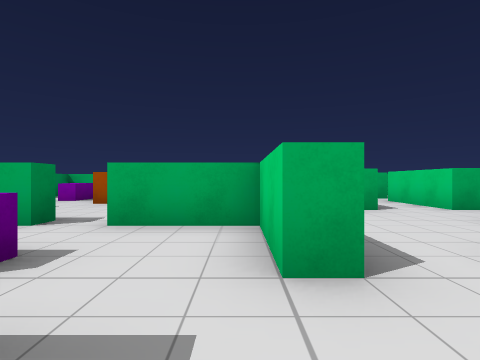
View 1 (above)

22 first-person views from a walk through a 3-D level made in the Unity game engine. The camera is 1.2 m above the floor, looks level and sees 80° across. The floor is counted in squares, 2 m on a side. Each view is taken from the middle of a square. On the plan, view 1 faces up. The plan holds only what a view shows up to about 9 squares ahead; the rest is blank. The place goes on beyond the plan. The player is left out. Some surface patterns are stand-ins.

View 2
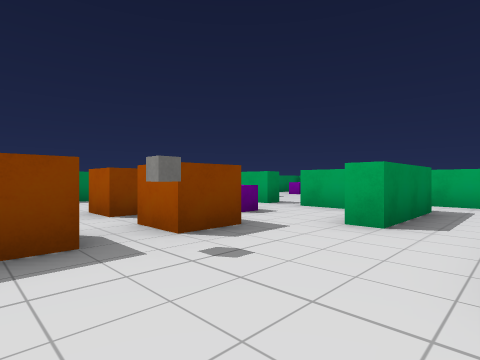

View 3
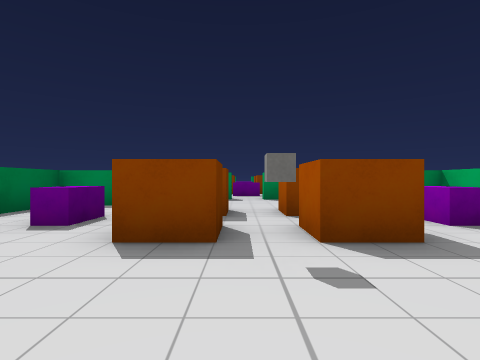

View 4
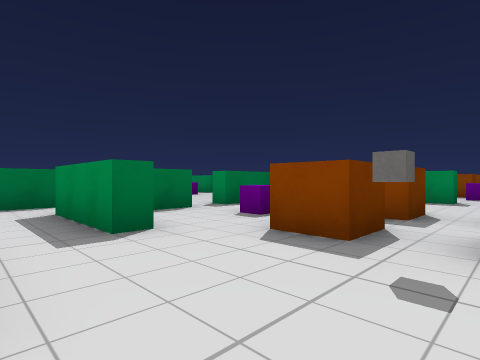

View 5
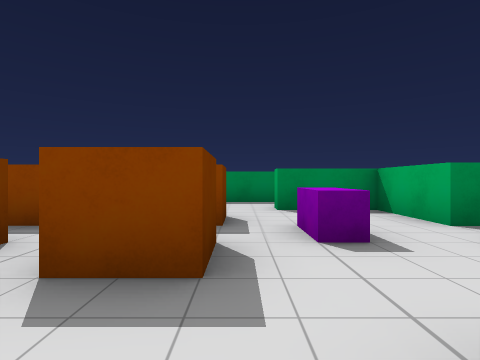

View 6
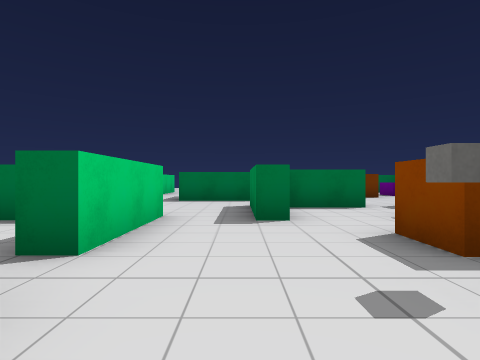

View 7
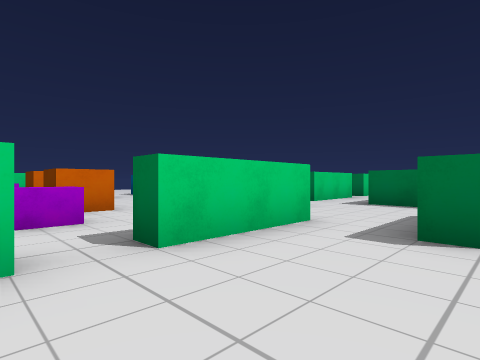

View 8
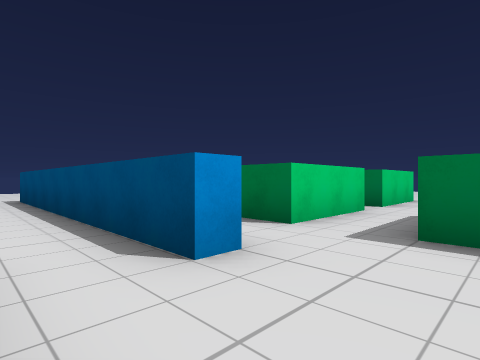

View 9
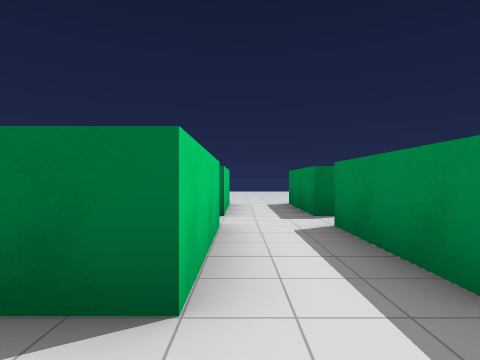

View 10
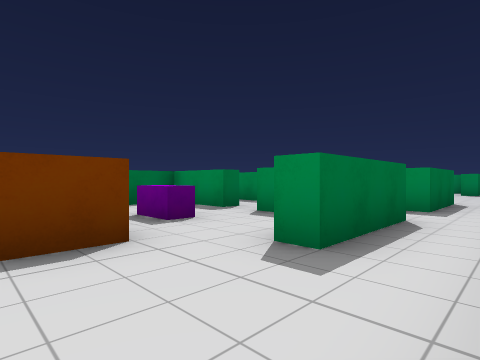

View 11
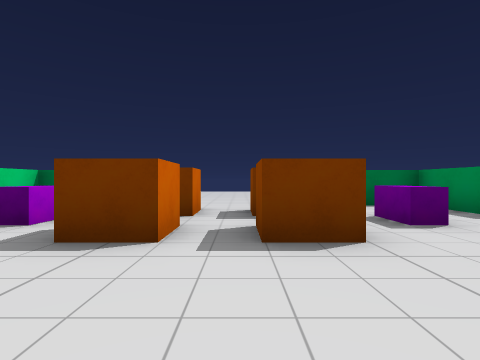

View 12
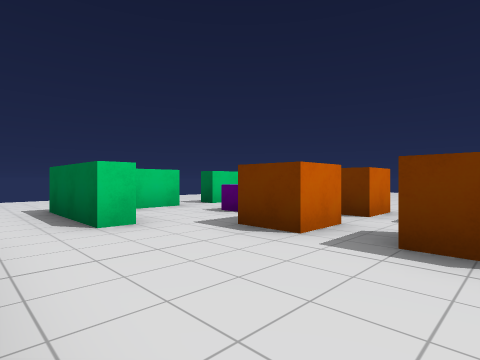

View 13
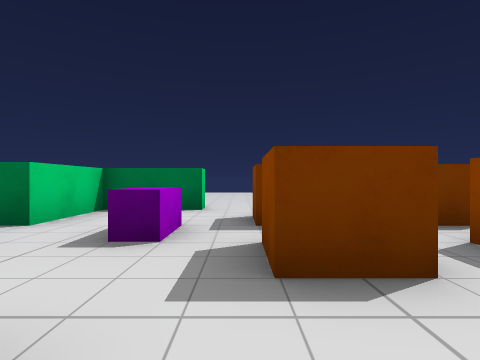

View 14
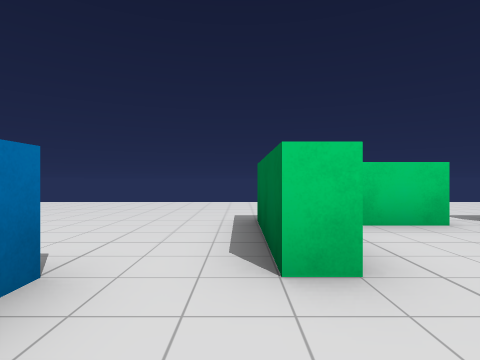

View 15
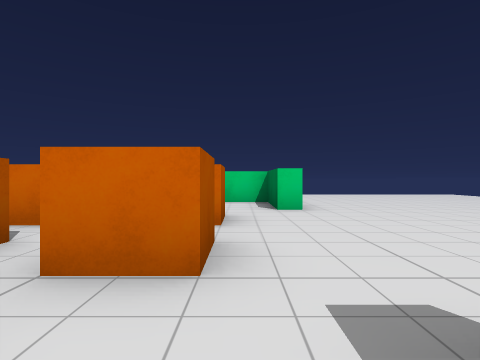

View 16
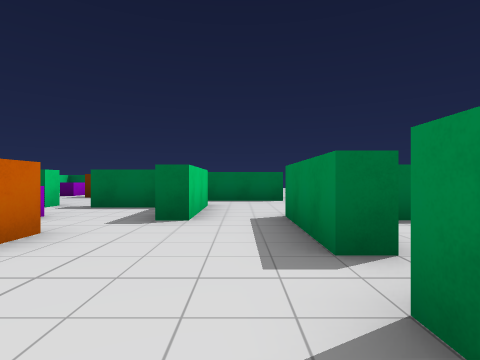

View 17
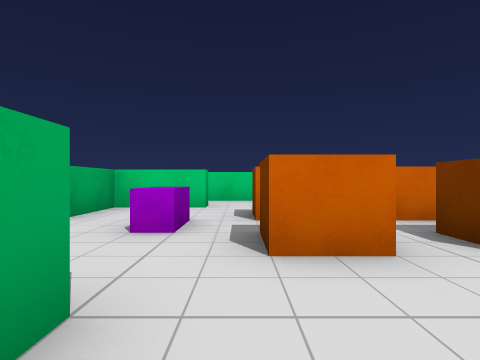

View 18
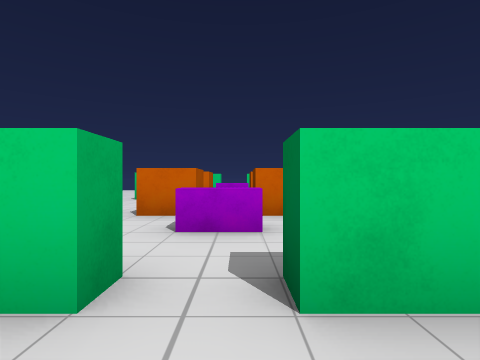

View 19
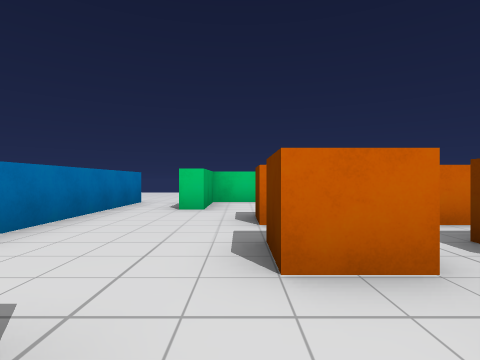

View 20
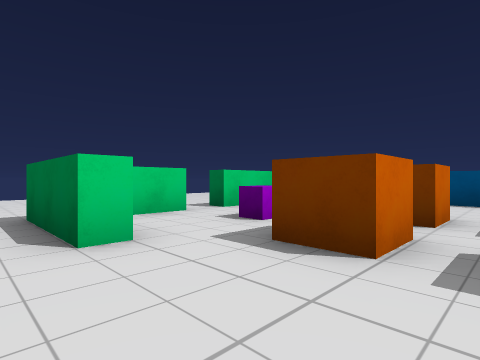

View 21
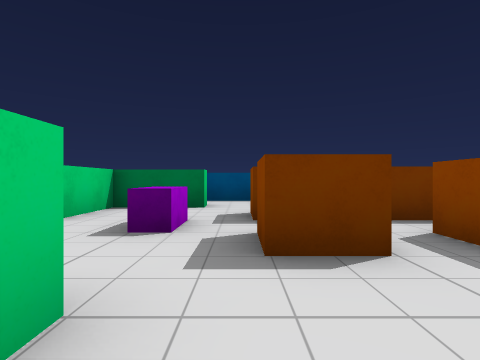

View 22
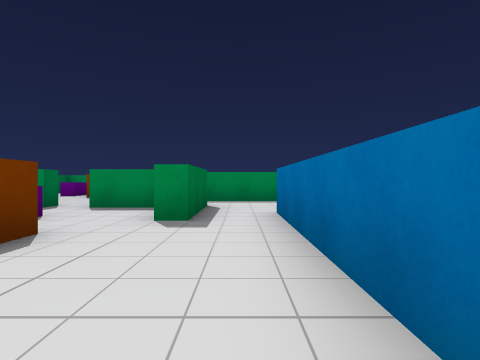

### Floor plan
Points are (right, up) in squares from view 1. A wall is a line through its corners. A room is listed if a view was taken in it or the views show most of it. See-through windows are left out.
Room 1 (views 1, 2, 3, 4, 5, 6, 7, 8, 16, 17, 18)
walls: (0.2, -3.3) (0.8, -3.3) (0.8, -4.5); (0.8, 1.7) (0.3, 1.7) (0.3, 3.7) (-1.8, 3.7); (-5.2, -3.3) (-4.8, -3.3); (-4.7, -4) (-4.7, -5.3) (-2.7, -5.3); (-2.7, 3.7) (-4.7, 3.7) (-4.7, 1.7) (-5.1, 1.7); (-1.7, -5.8) (-1.7, -5.3) (0, -5.3); (2.8, -0.3) (2.3, -0.3) (2.3, 2.2); (2.3, -3.9) (2.3, -1.3); (-7.4, -1.3) (-6.8, -1.3) (-6.8, -3.7); (-6.8, 2) (-6.8, -0.4)
ways out: opening at (2.5, -5) to room 2; opening at (3, -1) to room 4; opening at (4, -4) to room 4; opening at (2, 2) to room 5; opening at (-7, -1); opening at (-6, -3); opening at (-6, 2); opening at (-2, -5); opening at (-2, 4)
objects: orange block (-3, -2); orange block (-3, 0); purple block (-2, -3); purple block (-2, 2); orange block (-1, -2); orange block (-1, 0)
Room 2 (view 9)
walls: (4.3, -9.9) (4.3, -7.3); (3.8, -5.9) (3.8, -5.3); (2.8, -10.7) (2.8, -13.2); (0.2, -7.3) (2.8, -7.3) (2.8, -9.7); (0.8, -4.5) (0.8, -5.7); (4.3, -13.2) (4.3, -10.8)
ways out: opening at (2.5, -5) to room 1; opening at (5, -10) to room 3; opening at (5.5, -6) to room 3; opening at (1, -6); opening at (3, -10)
Room 3 (views 10, 11, 12, 13, 14, 15)
walls: (11.8, -7.9) (11.8, -7.3); (4.8, -9.2) (4.8, -9.7); (11.8, -13.4) (11.8, -12.8) (13.8, -12.8) (13.8, -10.8); (4.3, -10.8) (4.8, -10.8) (4.8, -12.8) (6.1, -12.8); (13.8, -9.9) (13.8, -8.6); (4.3, -7.3) (6.8, -7.3) (6.8, -7.9)
ways out: opening at (5, -10) to room 2; opening at (5.5, -6) to room 2; opening at (11, -6); opening at (14, -10)
objects: purple block (7, -10); orange block (8, -11); orange block (8, -9); orange block (10, -11); orange block (10, -9); purple block (12, -10)
Room 4 (views 19, 20, 21, 22)
walls: (9.8, -3.3) (11.8, -3.3) (11.8, -1.3); (2.8, 1.1) (2.8, -0.3); (2.3, -1.3) (2.9, -1.3); (3.5, 2.2) (4.8, 2.2) (4.8, 1.6); (11.8, -0.4) (11.8, 1.7) (9.8, 1.7) (9.8, 2.2); (9.4, 3.7) (3.7, 3.7); (3.8, -5.3) (9.5, -5.3)
ways out: opening at (3, -1) to room 1; opening at (4, -4) to room 1; opening at (4, 3) to room 5; opening at (10.5, -4); opening at (10.5, 3); opening at (12, -1)
objects: purple block (5, -1); orange block (6, -2); orange block (6, 0); orange block (8, -2); orange block (8, 0); purple block (10, -1)
Room 5 (no view inside)
walls: (2.3, 2.2) (3.5, 2.2); (0.8, 4.3) (0.8, 1.7)
ways out: opening at (2, 2) to room 1; opening at (4, 3) to room 4; opening at (2.5, 4)

Where each view was taken, in squares from view 1:
view 1: 0 up, 0 right, facing up
view 2: 2 down, 2 right, facing up-left
view 3: 1 down, 2 right, facing left
view 4: 0 up, 2 right, facing down-left
view 5: 1 up, 1 right, facing left
view 6: 1 up, 1 right, facing down
view 7: 0 up, 0 right, facing down-right
view 8: 4 down, 2 right, facing down-right
view 9: 6 down, 4 right, facing down
view 10: 6 down, 9 right, facing down-left
view 11: 6 down, 9 right, facing down
view 12: 6 down, 8 right, facing down-right
view 13: 7 down, 11 right, facing down
view 14: 7 down, 10 right, facing right
view 15: 12 down, 6 right, facing right
view 16: 1 up, 6 left, facing down
view 17: 1 up, 6 left, facing right
view 18: 1 down, 1 right, facing right
view 19: 1 up, 4 right, facing right
view 20: 3 up, 7 right, facing down-right
view 21: 3 up, 9 right, facing down
view 22: 3 up, 9 right, facing left
